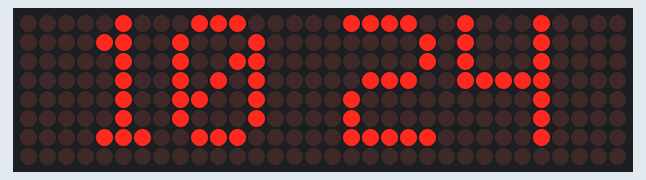
This sketch was run on a simulated ESP32. Parts: 32×8 LED matrix. WiFi joins after 1.5 s; servers stay silent unless stated; network time is answered at once with the bench clock; the local clock reads 2024-03-15 10:24:30 at power-on unless the sketch sets it; what the sketch prints to the serial monitor is not drawn.

Above: at 1.6 s.
At 18.1 s:
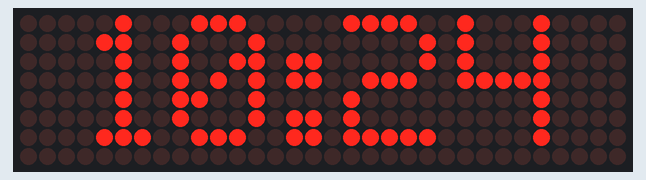
At 36.1 s:
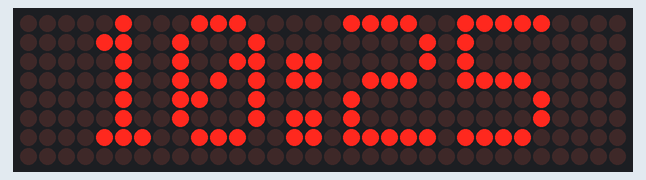
At 65.1 s:
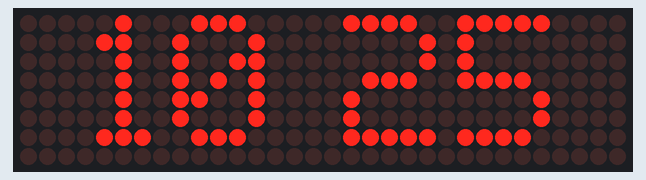
At 97.1 s:
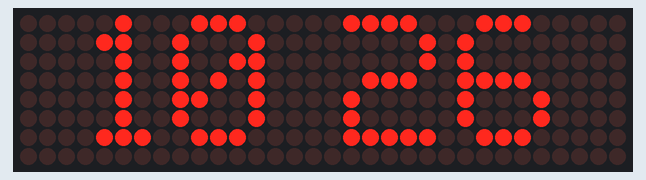
At 128.1 s:
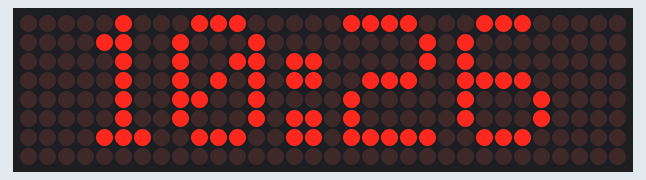

Measured:
- what the display in image 0 shows lasts 0.5 s, from 1.5 s to 2.0 s
- what the display in image 1 shows lasts 1.0 s, from 18.0 s to 19.0 s

The sketch:

esp32_clock_scroll.ino
```cpp
#include <WiFi.h>
#include <WiFiUdp.h>
#include <NTPClient.h>

#include <MD_Parola.h>
#include <MD_MAX72xx.h>
#include <SPI.h>

#define HARDWARE_TYPE MD_MAX72XX::FC16_HW
#define MAX_DEVICES 4

#define DATA_PIN 23
#define CLK_PIN 18
#define CS_PIN 5

MD_Parola display = MD_Parola(HARDWARE_TYPE, DATA_PIN, CLK_PIN, CS_PIN, MAX_DEVICES);

const char* ssid = "testing";
const char* password = "password";

WiFiUDP ntpUDP;
NTPClient timeClient(ntpUDP, "pool.ntp.org", 19800, 60000);

unsigned long lastScroll = 0;
bool scrollMode = false;

String days[]={
"Sunday","Monday","Tuesday","Wednesday",
"Thursday","Friday","Saturday"
};

void setup()
{
Serial.begin(115200);

display.begin();
display.setIntensity(4);
display.displayClear();

WiFi.begin(ssid,password);

while(WiFi.status()!=WL_CONNECTED)
{
delay(500);
Serial.print(".");
}

Serial.println("Connected");

timeClient.begin();
}

void loop()
{

timeClient.update();

int h = timeClient.getHours();
int m = timeClient.getMinutes();
int s = timeClient.getSeconds();

if(millis()-lastScroll>30000)
{
scrollMode=true;
lastScroll=millis();

String msg="  "+days[timeClient.getDay()]+"   ";

display.displayClear();
display.displayText(msg.c_str(),PA_LEFT,70,0,PA_SCROLL_LEFT,PA_SCROLL_LEFT);
}

if(scrollMode)
{
if(display.displayAnimate())
{
scrollMode=false;
display.displayClear();
}
return;
}

char buf[6];

if(s%2==0)
sprintf(buf,"%02d:%02d",h,m);
else
sprintf(buf,"%02d %02d",h,m);

display.setTextAlignment(PA_CENTER);
display.print(buf);

/* Auto brightness night mode */

if(h>=22 || h<=6)
display.setIntensity(1);
else
display.setIntensity(4);

delay(500);
}
```
